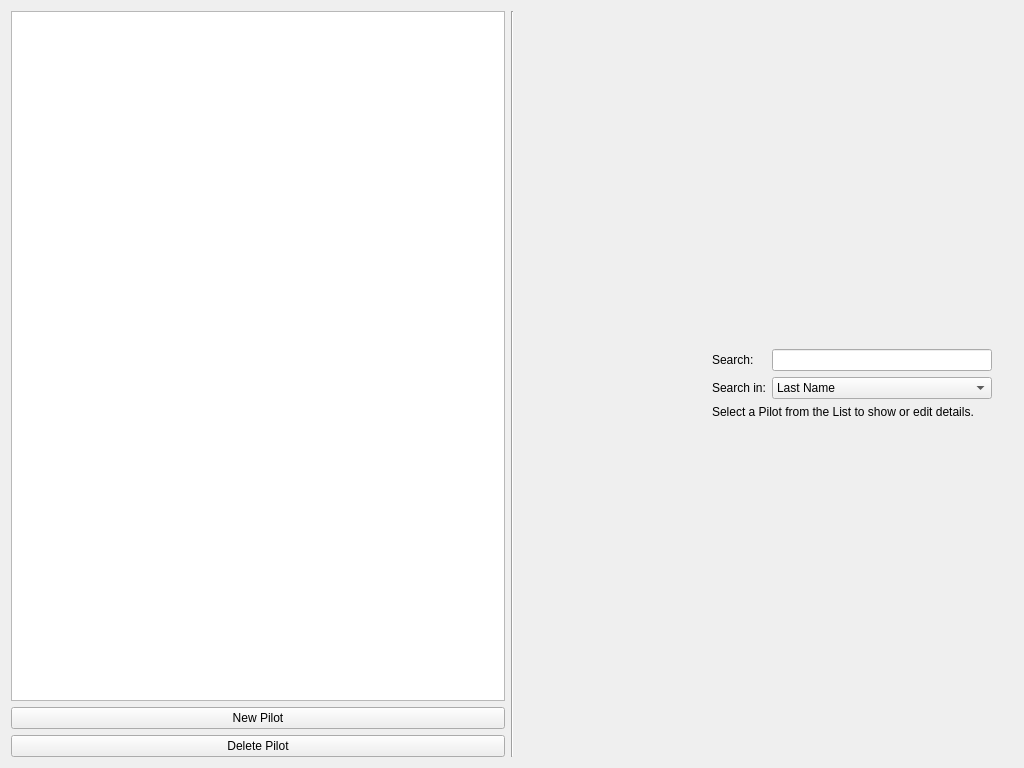
<?xml version="1.0" encoding="UTF-8"?>
<ui version="4.0">
 <class>PilotsWidget</class>
 <widget class="QWidget" name="PilotsWidget">
  <property name="geometry">
   <rect>
    <x>0</x>
    <y>0</y>
    <width>1024</width>
    <height>768</height>
   </rect>
  </property>
  <property name="windowTitle">
   <string>Form</string>
  </property>
  <layout class="QGridLayout" name="gridLayout_2">
   <item row="0" column="0">
    <widget class="QTableView" name="tableView">
     <property name="sizePolicy">
      <sizepolicy hsizetype="Expanding" vsizetype="Expanding">
       <horstretch>0</horstretch>
       <verstretch>0</verstretch>
      </sizepolicy>
     </property>
     <property name="minimumSize">
      <size>
       <width>0</width>
       <height>0</height>
      </size>
     </property>
    </widget>
   </item>
   <item row="0" column="2" rowspan="3">
    <widget class="QStackedWidget" name="stackedWidget">
     <property name="currentIndex">
      <number>0</number>
     </property>
     <widget class="QWidget" name="welcomePage">
      <layout class="QGridLayout" name="gridLayout">
       <item row="0" column="3">
        <spacer name="verticalSpacer">
         <property name="minimumSize">
          <size>
           <width>0</width>
           <height>0</height>
          </size>
         </property>
         <property name="orientation">
          <enum>Qt::Vertical</enum>
         </property>
         <property name="sizeHint" stdset="0">
          <size>
           <width>20</width>
           <height>292</height>
          </size>
         </property>
        </spacer>
       </item>
       <item row="1" column="1">
        <widget class="QLabel" name="searchLabel">
         <property name="minimumSize">
          <size>
           <width>0</width>
           <height>0</height>
          </size>
         </property>
         <property name="text">
          <string>Search:</string>
         </property>
        </widget>
       </item>
       <item row="1" column="2">
        <widget class="QLineEdit" name="pilotSearchLineEdit">
         <property name="minimumSize">
          <size>
           <width>220</width>
           <height>0</height>
          </size>
         </property>
        </widget>
       </item>
       <item row="2" column="0">
        <widget class="QLabel" name="spacerLabel">
         <property name="minimumSize">
          <size>
           <width>0</width>
           <height>0</height>
          </size>
         </property>
         <property name="text">
          <string/>
         </property>
        </widget>
       </item>
       <item row="2" column="1">
        <widget class="QLabel" name="searchInLabel">
         <property name="minimumSize">
          <size>
           <width>0</width>
           <height>0</height>
          </size>
         </property>
         <property name="text">
          <string>Search in:</string>
         </property>
        </widget>
       </item>
       <item row="2" column="2">
        <widget class="QComboBox" name="pilotsSearchComboBox">
         <property name="minimumSize">
          <size>
           <width>220</width>
           <height>0</height>
          </size>
         </property>
         <item>
          <property name="text">
           <string>Last Name</string>
          </property>
         </item>
         <item>
          <property name="text">
           <string>First Name</string>
          </property>
         </item>
         <item>
          <property name="text">
           <string>Company</string>
          </property>
         </item>
        </widget>
       </item>
       <item row="3" column="0">
        <spacer name="horizontalSpacer">
         <property name="minimumSize">
          <size>
           <width>0</width>
           <height>0</height>
          </size>
         </property>
         <property name="orientation">
          <enum>Qt::Horizontal</enum>
         </property>
         <property name="sizeHint" stdset="0">
          <size>
           <width>134</width>
           <height>20</height>
          </size>
         </property>
        </spacer>
       </item>
       <item row="4" column="3">
        <spacer name="verticalSpacer_2">
         <property name="minimumSize">
          <size>
           <width>0</width>
           <height>0</height>
          </size>
         </property>
         <property name="orientation">
          <enum>Qt::Vertical</enum>
         </property>
         <property name="sizeHint" stdset="0">
          <size>
           <width>20</width>
           <height>292</height>
          </size>
         </property>
        </spacer>
       </item>
       <item row="3" column="1" colspan="2">
        <widget class="QLabel" name="welcomeLabel">
         <property name="minimumSize">
          <size>
           <width>0</width>
           <height>0</height>
          </size>
         </property>
         <property name="text">
          <string>Select a Pilot from the List to show or edit details.</string>
         </property>
        </widget>
       </item>
       <item row="3" column="3" colspan="2">
        <spacer name="horizontalSpacer_2">
         <property name="minimumSize">
          <size>
           <width>0</width>
           <height>0</height>
          </size>
         </property>
         <property name="orientation">
          <enum>Qt::Horizontal</enum>
         </property>
         <property name="sizeHint" stdset="0">
          <size>
           <width>134</width>
           <height>20</height>
          </size>
         </property>
        </spacer>
       </item>
      </layout>
     </widget>
    </widget>
   </item>
   <item row="1" column="0">
    <widget class="QPushButton" name="newPilotButton">
     <property name="text">
      <string>New Pilot</string>
     </property>
    </widget>
   </item>
   <item row="2" column="0">
    <widget class="QPushButton" name="deletePilotButton">
     <property name="text">
      <string>Delete Pilot</string>
     </property>
    </widget>
   </item>
   <item row="0" column="1" rowspan="3">
    <widget class="Line" name="line">
     <property name="orientation">
      <enum>Qt::Vertical</enum>
     </property>
    </widget>
   </item>
  </layout>
 </widget>
 <resources/>
 <connections/>
</ui>
